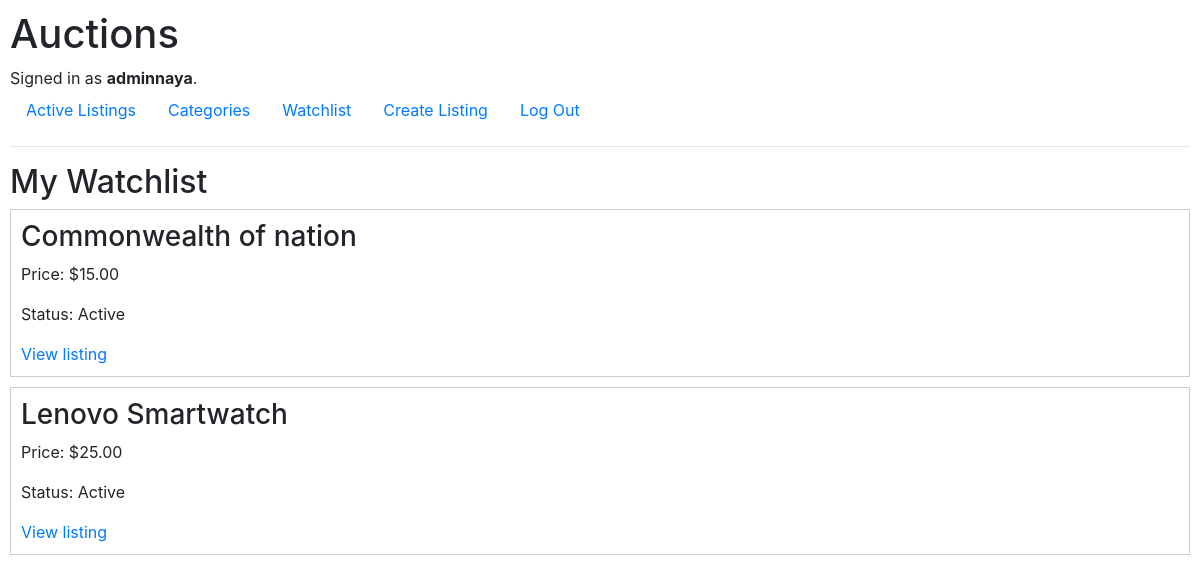
Screenshot of /watchlist (signed in) with the database file from the repository.
### auctions/models.py (models this page shows, shortened)
class User(AbstractUser):
    pass

class AuctionList(models.Model):
    owner = models.ForeignKey(
        User, on_delete = models.CASCADE, related_name="listings"
    )
    title = models.CharField(max_length=120)
    description = models.TextField()
    starting_bid = models.DecimalField(
        max_digits=10, decimal_places=2
    )
    image = models.ImageField(    # or URL field
       upload_to ="images/", blank = True, null = True
    )
    category = models.ForeignKey(
        Category, on_delete=models.SET_NULL, related_name="listings",  blank = True, null = True
    )
    date_posted = models.DateTimeField(auto_now_add=True)
    is_active = models.BooleanField(default=True)
    winner = models.ForeignKey(
        User, on_delete = models.SET_NULL,  blank = True, null = True, related_name ="won_auction"
    )
    watchlist = models.ManyToManyField(
        User, blank = True, related_name = "watchlist"
    )

### auctions/views.py (the view)
# urls.py: path("watchlist", views.watchlist, name="watchlist"),
@login_required
def watchlist(request):
    listings = request.user.watchlist.all()
    for listing in listings:
        highest_bid = listing.bids.order_by("-amount").first()
        listing.current_price = (
            highest_bid.amount if highest_bid else listing.starting_bid
        )
    return render(request, "auctions/watchlist.html", {
        "listings": listings
    })

### auctions/templates/auctions/watchlist.html (shortened to what this page needs)
{% extends "auctions/layout.html" %}
{% block body %}
<h2>My Watchlist</h2>
{% for listing in listings %}
  <div style="border: 1px solid #ccc; padding: 10px; margin-bottom: 10px;">
      <div>
        <h3>{{ listing.title }}</h3>
        <p>Price: ${{ listing.current_price }}</p>
        <p>Status:
          {% if listing.is_active %}
            Active
          {% else %}
            Closed
          {% endif %}
        </p>
        <a href="{% url 'listing_detail' listing.id %}">
          View listing
        </a>
      </div>
    </div>
    {% empty %}
      <p>Your watchlist is empty.</p>
    {% endfor %}
{% endblock %}

### auctions/templates/auctions/layout.html (shortened to what this page needs)
{% load static %}
<!DOCTYPE html>
<html lang="en">
    <head>
        <link rel="stylesheet" href="https://stackpath.bootstrapcdn.com/bootstrap/4.4.1/css/bootstrap.min.css">
        <link href="{% static 'auctions/styles.css' %}" rel="stylesheet">
    </head>
    <body>
        <h1>Auctions</h1>
        <div>
            {% if user.is_authenticated %}
                Signed in as <strong>{{ user.username }}</strong>.
            {% else %}
                Not signed in.
            {% endif %}
        </div>
        <ul class="nav">
            <li class="nav-item">
                <a class="nav-link" href="{% url 'index' %}">Active Listings</a>
            </li>
            <li class="nav-item">
                <a class="nav-link" href="{% url 'index' %}">Categories</a>
            </li>
            <li class="nav-item">
                <a class="nav-link" href="{% url 'watchlist' %}">Watchlist</a>
            </li>
            <li class="nav-item">
                <a class="nav-link" href="{% url 'create_listing' %}">Create Listing</a>
            </li>
            {% if user.is_authenticated %}
                <li class="nav-item">
                    <a class="nav-link" href="{% url 'logout' %}">Log Out</a>
                </li>
            {% endif %}
        </ul>
        <hr>
        {% block body %}
        {% endblock %}
    </body>
</html>

### auctions/static/auctions/styles.css (style rules this page uses)
body { padding: 10px; }

### rows the page displays
User: username "adminnaya"
AuctionList: title "Commonwealth of nation", current_price "15.00", is_active "Active"
AuctionList: title "Lenovo Smartwatch", current_price "25.00", is_active "Active"
